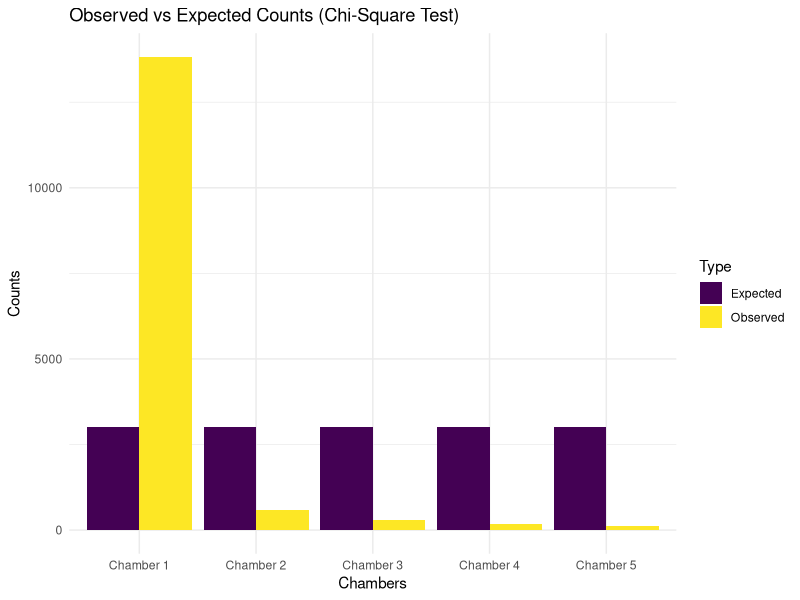

Reproduce this figure in R.
library(ggplot2)

# Example data (replace with your actual data)
observed_counts <- c(13825, 592, 299, 170, 114)  # Summed observed counts from all runs
total_observed <- sum(observed_counts)
expected_counts <- rep(total_observed / 5, 5)  # Assuming equal distribution

# Create a data frame for plotting
data <- data.frame(
  Chamber = factor(c('Chamber 1', 'Chamber 2', 'Chamber 3', 'Chamber 4', 'Chamber 5'), 
                   levels = c('Chamber 1', 'Chamber 2', 'Chamber 3', 'Chamber 4', 'Chamber 5')),
  Count = c(observed_counts, expected_counts),
  Type = rep(c('Observed', 'Expected'), each = 5)
)

# Create the plot
ggplot(data, aes(x = Chamber, y = Count, fill = Type)) +
  geom_bar(stat = "identity", position = "dodge") +
  labs(title = "Observed vs Expected Counts (Chi-Square Test)", 
       x = "Chambers", y = "Counts") +
  theme_minimal() +
  scale_fill_viridis_d()
